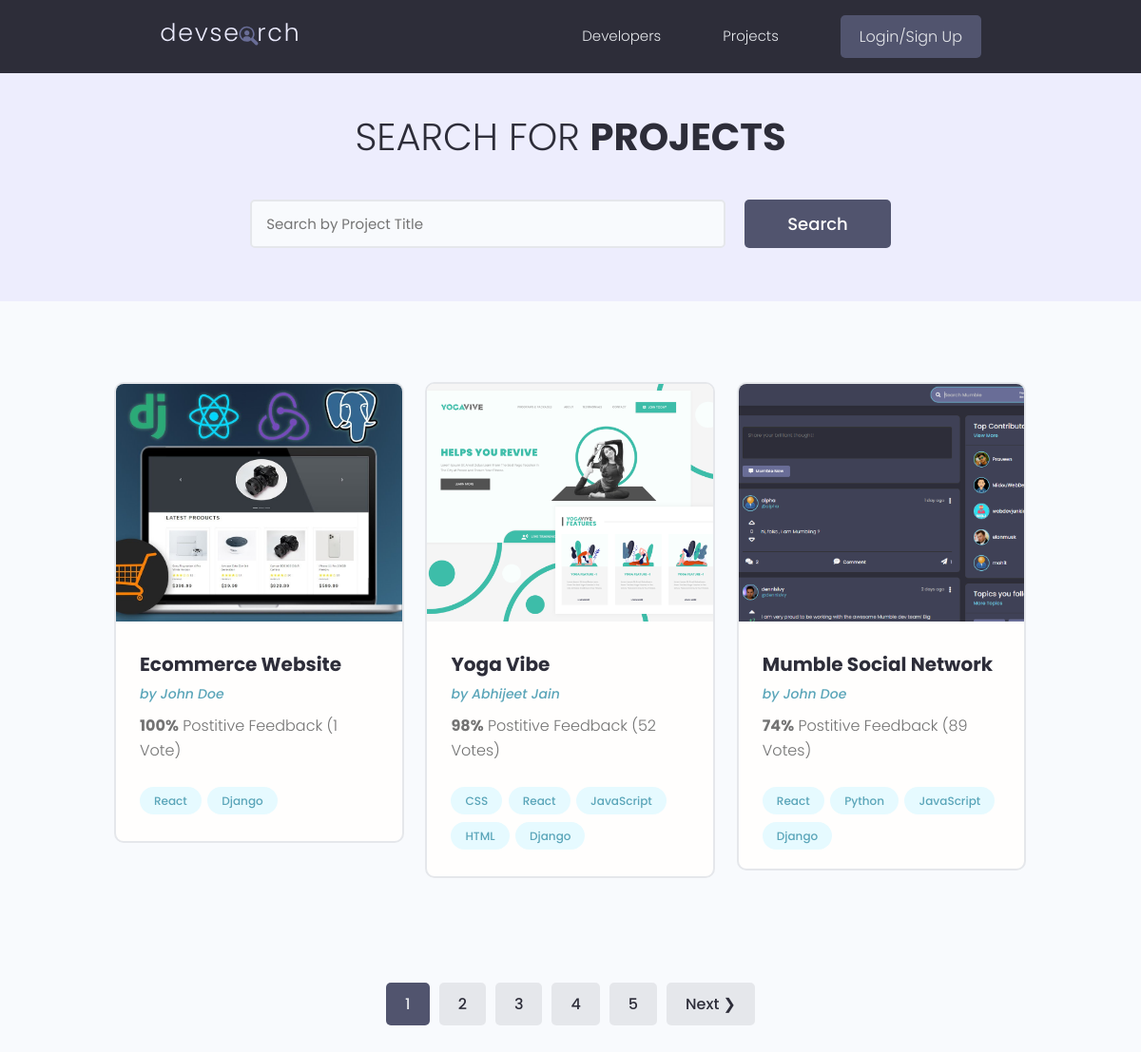
/projects/, run on the app's committed database.
### projects/models.py (models this page shows, shortened)
class Project(models.Model):
    owner = models.ForeignKey(Profile, null=True, blank=True, on_delete=models.CASCADE)
    title = models.CharField(max_length=200)
    description = models.TextField(null=True, blank=True)
    featured_image = models.ImageField(null=True, blank=True, default="default.jpg")
    demo_link = models.CharField(max_length=2000,null=True, blank=True)
    source_link = models.CharField(max_length=2000,null=True, blank=True)
    tags = models.ManyToManyField('Tag', blank=True)
    vote_total = models.IntegerField(default=0, null=True, blank=True)
    vote_ratio = models.IntegerField(default=0, null=True, blank=True)
    created = models.DateTimeField(auto_now_add=True)
    id = models.UUIDField(default=uuid.uuid4, unique=True, primary_key=True, editable=False)
    class Meta:
        ordering = ['-vote_ratio', '-vote_total', 'title']
    @property
    def imageURL(self):
        try:
            url = self.featured_image.url
        except:
            url = ''
        return url

class Tag(models.Model):
    name = models.CharField(max_length=200)
    created = models.DateTimeField(auto_now_add=True)
    id = models.UUIDField(default=uuid.uuid4, unique=True, primary_key=True, editable=False)
    def __str__(self):
        return self.name

### users/models.py (models this page shows, shortened)
class Profile(models.Model):
    user = models.OneToOneField(User, on_delete=models.CASCADE, null=True, blank=True)
    name = models.CharField(max_length=200, blank=True, null=True)
    username = models.CharField(max_length=200, blank=True, null=True)
    location = models.CharField(max_length=200, blank=True, null=True)
    email = models.EmailField(max_length=500, blank=True, null=True)
    short_intro = models.CharField(max_length=200, blank=True, null=True)
    bio = models.TextField(blank=True, null=True)
    profile_image = models.ImageField(null=True, blank=True, upload_to='profiles/', default='profiles/user-default.png')
    social_github = models.CharField(max_length=200, blank=True, null=True)
    social_twitter = models.CharField(max_length=200, blank=True, null=True)
    social_linkedin = models.CharField(max_length=200, blank=True, null=True)
    social_youtube = models.CharField(max_length=200, blank=True, null=True)
    social_website = models.CharField(max_length=200, blank=True, null=True)
    created = models.DateTimeField(auto_now_add=True)
    id = models.UUIDField(default=uuid.uuid4, unique=True, primary_key=True, editable=False)
    class Meta:
        ordering = ['created']

### projects/views.py (the view)
# urls.py: path('projects/', include('projects.urls')),
def projects(request):
    projects, search_query = searchProjects(request)
    custom_range, projects = paginationProjects(request, projects, 3)
    context = {'projects': projects, 'search_query': search_query, 'custom_range':custom_range}
    return render(request, 'projects/projects.html', context)

### projects/utils.py (called while the page is built)
def paginationProjects(request, projects, results):
    page = request.GET.get('page')
    paginator = Paginator(projects, results)
    try:
        projects = paginator.page(page)
    except PageNotAnInteger:
        page = 1
        projects = paginator.page(page)
    except EmptyPage:
        page = paginator.num_pages
        projects = paginator.page(page)
    leftIndex = (int(page) - 4)
    if leftIndex < 1:
        leftIndex = 1
    rightIndex = (int(page) + 5)
    if rightIndex > paginator.num_pages:
        rightIndex = paginator.num_pages + 1
    custom_range = range(leftIndex, rightIndex)
    return custom_range, projects

def searchProjects(request):
    search_query = ''
    if request.GET.get('search_query'):
        search_query = request.GET.get('search_query')
    tags = Tag.objects.filter(name__icontains=search_query)
    projects = Project.objects.distinct().filter(
        Q(title__icontains=search_query) |
        Q(description__icontains = search_query) |
        Q(owner__name__icontains = search_query) |
        Q(tags__in = tags)
    )
    return projects, search_query

### projects/templates/projects/projects.html (shortened to what this page needs)
{% extends 'main.html' %}
{% block content %}
<main class="projects">
    <section class="hero-section text-center">
        <div class="container container--narrow">
            <div class="hero-section__box">
                <h2>Search for <span>Projects</span></h2>
            </div>
            <div class="hero-section__search">
                <form id="searchForm" class="form" action="{% url 'projects' %}" method="get">
                    <div class="form__field">
                        <input class="input input--text" id="formInput#search" type="text" name="search_query"
                            value="{{search_query}}" placeholder="Search by Project Title" />
                    </div>
                    <input class="btn btn--sub btn--lg" type="submit" value="Search" />
                </form>
            </div>
        </div>
    </section>
    <section class="projectsList">
        <div class="container">
            <div class="grid grid--three">
                {% for project in projects %}
                <div class="column">
                    <div class="card project">
                        <a href="{% url 'project' project.id %}" class="project">
                            <img class="project__thumbnail" src="{{ project.imageURL }}" alt="project thumbnail" />
                            <div class="card__body">
                                <h3 class="project__title">{{ project.title }}</h3>
                                <p><a class="project__author" href="{% url 'user-profile' project.owner.id %}">by {{project.owner.name}}</a></p>
                                <p class="project--rating">
                                    <span style="font-weight: bold;">{{project.vote_ratio}}%</span> Postitive
                                    Feedback ({{project.vote_total}} Vote{{project.vote_total | pluralize:"s"}})
                                </p>
                                <div class="project__tags">
                                    {% for tag in project.tags.all %}
                                    <span class="tag tag--pill tag--main">
                                        <small>{{tag}}</small>
                                    </span>
                                    {% endfor %}
                                </div>
                            </div>
                        </a>
                    </div>
                </div>
                {% endfor %}
            </div>
        </div>
    </section>
    {% include 'pagination.html' with queryset=projects custom_range=custom_range %}
</main>
{% endblock %}

### templates/main.html (shortened to what this page needs)
<!DOCTYPE html>
{% load static %}
<html lang="en">
<head>
  <link rel="stylesheet" href="https://cdn.iconmonstr.com/1.3.0/css/iconmonstr-iconic-font.min.css" />
  <link rel="stylesheet" href="{% static 'uikit/styles/uikit.css' %}" />
  <link rel="stylesheet" href="{% static 'styles/app.css' %}" />
</head>
<body>
  {% include 'navbar.html' %}
  {% block content %}
  {% endblock %}
</body>
</html>

### templates/navbar.html (shortened to what this page needs)
{% load static %}
<header class="header">
    <div class="container container--narrow">
      <a href="{% url 'profiles' %}" class="header__logo">
        <img src="{% static 'images/logo.svg' %}" alt="DevSearch Logo" />
      </a>
      <nav class="header__nav">
        <ul class="header__menu">
          <li class="header__menuItem"><a href="{% url 'profiles' %}">Developers</a></li>
          <li class="header__menuItem"><a href="{% url 'projects' %}">Projects</a></li>
          {% if request.user.is_authenticated %}
          <li class="header__menuItem"><a href="{% url 'account' %}" class="header__menuItem">My Account</a></li>
          <li class="header__menuItem"><a href="{% url 'inbox' %}">Inbox</a></li>
          <li class="header__menuItem"><a href="{% url 'create-project' %}" class="btn btn--sub">Add Project</a></li>
          <li class="header__menuItem"><a href="{% url 'logout' %}" class="btn btn--sub">Logout</a></li>
          {% else %}
          <li class="header__menuItem"><a href="{% url 'login' %}" class="btn btn--sub">Login/Sign Up</a></li>
          {% endif %}
        </ul>
      </nav>
    </div>
  </header>

### templates/pagination.html (shortened to what this page needs)
{% if queryset.has_other_pages %}
<div class="pagination">
    <ul class="container">
        {% for page in custom_range %}
        {% if page == queryset.number%}
        <li><a href="?page={{page}}" class="btn page-link btn--sub" data-page="{{page}}">{{page}}</a></li>
        {% else %}
        <li><a href="?page={{page}}" class="btn page-link" data-page="{{page}}">{{page}}</a></li>
        {% endif %}
        {% endfor %}
        {% if queryset.has_next %}
        <li><a href="?page={{queryset.next_page_number}}" class="btn page-link" data-page="{{queryset.next_page_number}}">Next &#10095;</a></li>
        {% endif %}
    </ul>
</div>
{% endif %}

### static/styles/app.css (style rules this page uses)
:root { --color-sub: #2d2d39; }
.btn--sub { background-color: var(--color-sub-light); }
.card { border: 2px solid var(--color-light); }
img { width: 100%; }
.header { position: sticky; z-index: 111; background-color: var(--color-sub); padding: 1.5rem 0; }
.header > .container { display: flex; justify-content: space-between; align-items: center; }
.header__logo > img { height: 3.8rem; }
.header__nav > ul { display: inline-flex; align-items: center; list-style: none; gap: 6.5rem; }
.header__menuItem > a { color: var(--color-light); font-weight: 300; }
.hero-section { height: 40vh; display: flex; align-items: center; background-color: var(--color-sub); }
.hero-section__box { margin-bottom: 4rem; }
.hero-section__box > h2, .hero-section__box > h2 > span { font-size: 4rem; color: var(--color-light); line-height: 1.3; text-transform: uppercase; }
.hero-section__box > h2 { font-weight: 300; }
.hero-section__box > h2 > span { font-weight: 700; }
.hero-section__search > .form { display: flex; align-items: center; justify-content: center; gap: 2rem; }
.hero-section__search > .form input.input--text { width: 50rem; }
.pagination { margin-top: 8rem; margin-bottom: 10rem; }
.pagination > ul { flex-wrap: wrap; list-style: none; display: flex; align-items: center; justify-content: center; gap: 1rem; }
.pagination .btn { color: var(--color-sub); }
.pagination .btn.btn--sub { color: var(--color-light); }
.project__author { font-size: 1.4rem; font-style: italic; }
.project--rating { margin-bottom: 1.6em; margin-top: .5em; }
.projects > .hero-section { background: var(--color-sub-lighter); height: 30vh; }
.projects .hero-section__box { margin-bottom: 2.5rem; }
.projects .hero-section__box > h2 { color: var(--color-sub); }
.projects .hero-section__box > h2 > span { font-weight: 700; color: var(--color-sub); }
.projectsList { margin-top: 8rem; }
.project__thumbnail { height: 25rem; object-fit: cover; object-position: top center; }
.project__title { font-size: 2rem; font-weight: 700; color: var(--color-sub); }

### static/uikit/styles/modules/_variables.css (style rules this page uses)
:root { --color-main: #5aa5b9; --color-main-light: #e6faff; --color-sub: #3f4156; --color-sub-light: #51546e; --color-sub-lighter: #ededfd; --color-text: #737373; --color-gray: #8b8b8b; --color-light: #e5e7eb; --color-light-gray: #767676; --color-bg: #f8fafd; --color-white: #fffefd; --color-white-light: #f3f3f3; --color-success: #359e64; --color-success-bg: #def8e8; --color-error: #fc4b0b; --color-error-bg: #fff2ee; --font-base: 'Poppins', arial, helvetica, 'Segoe UI', roboto, ubuntu, sans-serif; --font-monospace: 'Fira Code', 'Courier New', courier, monospace; --font-regular: 300; --font-medium: 500; --font-bold: 700; --generic-shadow: 1px 1px 5px #00000010; --generic-transition: all 0.3s ease-in-out; }

### static/uikit/styles/modules/_base.css (style rules this page uses)
* { margin: 0; padding: 0; box-sizing: border-box; text-rendering: optimizeLegibility; color: inherit; font-size: inherit; }
html { font-size: 50%; }
@media only screen and (min-width: 480px) { html { font-size: 56.25%; } }
@media only screen and (min-width: 1200px) { html { font-size: 62.5%; } }
body { line-height: 1.6; font-weight: 400; font-size: 1.5rem; color: var(--color-text); background-color: var(--color-bg); min-height: 100vh; }

### static/uikit/styles/modules/_typography.css (style rules this page uses)
* { font-family: var(--font-base); }
h2 { font-size: 3.6rem; font-weight: var(--font-bold); }
h3 { font-size: 3.2rem; font-weight: var(--font-medium); }
p, span, strong { font-size: 1.6rem; color: var(--color-text); font-weight: var(--font-regular); }
a { padding-bottom: 2px; text-decoration: none; display: inline-block; color: var(--color-main); font-weight: var(--font-medium); }

### static/uikit/styles/modules/_utilities.css (style rules this page uses)
.container { width: 92%; max-width: 165rem; margin: 0 auto; box-sizing: border-box; }
.container--narrow { width: 92%; max-width: 120rem; }
@media screen and (min-width: 1000px) { .container { width: 90%; } }
@media screen and (min-width: 1000px) { .container--narrow { width: 85%; } }
@media screen and (min-width: 1200px) { .container { width: 80%; } }
@media screen and (min-width: 1200px) { .container--narrow { width: 72%; } }
.text-center { text-align: center; }

### static/uikit/styles/modules/_card.css (style rules this page uses)
.card { border-radius: 1rem; background-color: var(--color-white); border: 1.5px solid var(--color-light); width: auto; height: auto; margin-top: 0.5rem; margin-bottom: 0.5rem; overflow: hidden; }
.card__body, .card__header { padding: 2rem 2.5rem; }

### data on the page
Project: imageURL (picture), title "Ecommerce Website", owner.name "John Doe", vote_ratio "100", vote_total "1"
Tag: name "React"
Tag: name "Django"
Project: imageURL (picture), title "Yoga Vibe", owner.name "Abhijeet Jain", vote_ratio "98", vote_total "52", vote_total|pluralize "s"
Tag: name "CSS"
Tag: name "JavaScript"
Tag: name "HTML"
Project: imageURL (picture), title "Mumble Social Network", owner.name "John Doe", vote_ratio "74", vote_total "89", vote_total|pluralize "s"
Tag: name "Python"

### other printed values
{{ page }} "1"
{{ page }} "2" "3" "4" "5"
